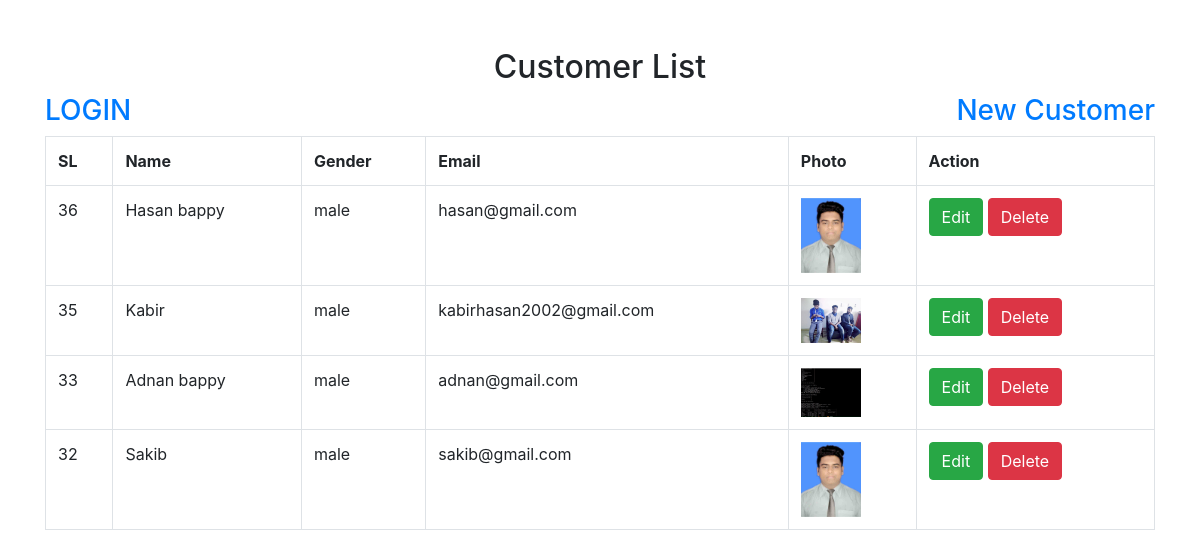
The page / on the database its author committed.
### tables this page shows
CREATE TABLE `customers` (
  `id` int(11) NOT NULL,
  `name` varchar(50) NOT NULL,
  `gender` varchar(10) NOT NULL,
  `email` varchar(50) NOT NULL,
  `password` varchar(50) NOT NULL,
  `photo` varchar(200) NOT NULL
);

### index.php (the view, shortened to what this page needs)
<?php
	require_once 'connection.php';
	$q= 'SELECT * FROM customers ORDER BY id DESC';
	$stmt=$con-> prepare($q);
	$stmt->execute();
	$cus= $stmt->fetchAll();
?>
<!doctype html>
<html lang="en">
<head>
	<link rel="stylesheet" href="https://stackpath.bootstrapcdn.com/bootstrap/4.3.1/css/bootstrap.min.css">
	<link rel="stylesheet" href="https://use.fontawesome.com/releases/v5.7.2/css/all.css">
</head>
<body>
	<div class="container py-5">
		<div class="well text-center">
			<h2>Customer List</h2>
		</div>
		<div class="panel panel-default">
			<div class="panel-heading">
				<h3> <a href="login.php">LOGIN</a> <a style="float:right" href="add.php">New Customer</a></h3>
			</div>
			<div class="panel-body">
				<table class="table table-stripped table-bordered">
					<tr>
						<th>SL</th>
						<th>Name</th>
						<th>Gender</th>
						<th>Email</th>
						<th>Photo</d></th>
						<th>Action</th>
					</tr>
					<?php foreach ($cus as $value):?>
					<tr>
						<td><?php echo $value['id'];  ?></td>
						<td><?php echo $value['name'];  ?></td>
						<td><?php echo $value['gender'];  ?></td>
						<td><?php echo $value['email'];  ?></td>
						<td> <img src="upload/pic/<?php echo $value['photo'];  ?>" alt="" width= 60> </td>
						<td>
							<a class="btn btn-success" href="edit.php?id=<?php echo $value['id']; ?>">Edit</a> 							<a class="btn btn-danger"  onclick="return confirm('Are you sure want to delete?')" href="delete.php?id=<?php echo $value['id']; ?>">Delete</a>
						</td>
					</tr>
				<?php endforeach;?>
				</table>
			</div>
		</div>
	</div>
</body>
</html>

### rows shown on the page
customers: id "36", name "Hasan bappy", gender "male", email "hasan@gmail.com", photo (picture)
customers: id "35", name "Kabir", gender "male", email "kabirhasan2002@gmail.com", photo (picture)
customers: id "33", name "Adnan bappy", gender "male", email "adnan@gmail.com", photo (picture)
customers: id "32", name "Sakib", gender "male", email "sakib@gmail.com", photo (picture)
